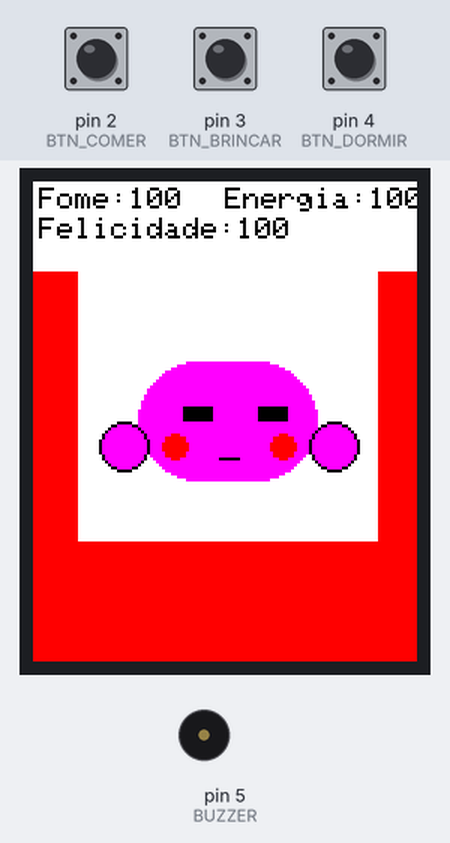
The program below on a simulated Arduino Uno, built with avr-gcc and run on an emulated ATmega328P. Shown: 128×160 colour display, buzzer (waves = sounding). The inputs (shaded band) are chosen by the test bench; at power-on: pin 3 (BTN_BRINCAR) HIGH, pin 4 (BTN_DORMIR) HIGH, pin 2 (BTN_COMER) HIGH.

Above: at 0.6 s.
1.6 s: pin 3 (BTN_BRINCAR) pulled LOW for 0.15 s
At 1.77 s:
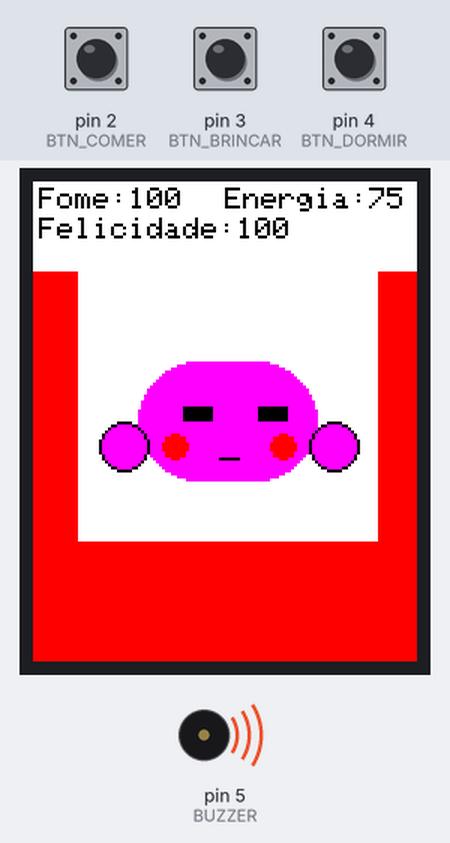
2.3 s: pin 3 (BTN_BRINCAR) pulled LOW for 1 s
At 2.91 s:
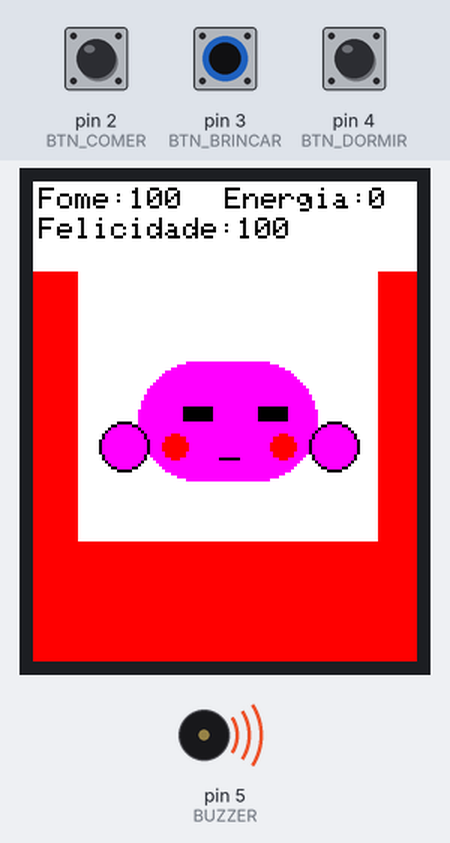
3.9 s: pin 4 (BTN_DORMIR) pulled LOW for 0.15 s
At 4.36 s:
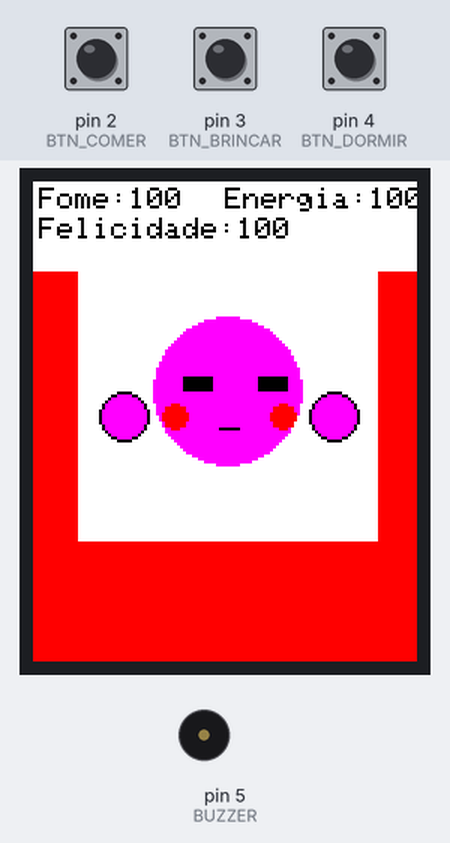
5.5 s: pin 2 (BTN_COMER) pulled LOW for 0.15 s
At 5.67 s:
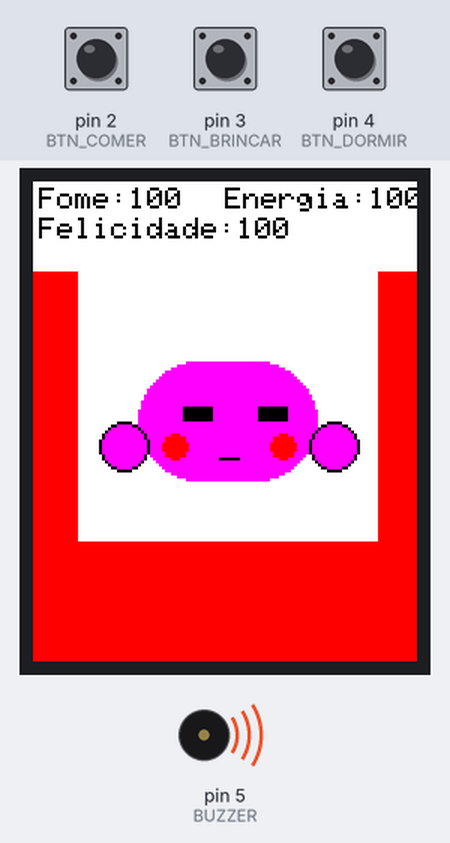
6.2 s: pin 2 (BTN_COMER) pulled LOW for 3.2 s
At 7.5 s:
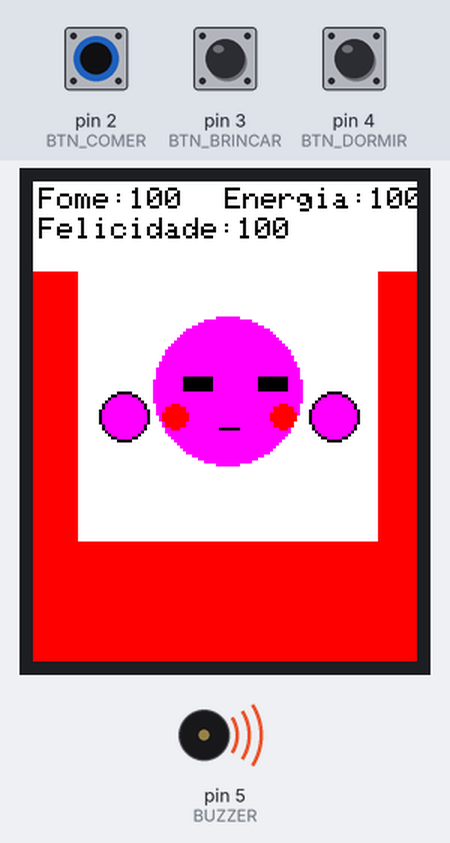
10.0 s: pin 4 (BTN_DORMIR) pulled LOW for 3.2 s
At 11.0 s:
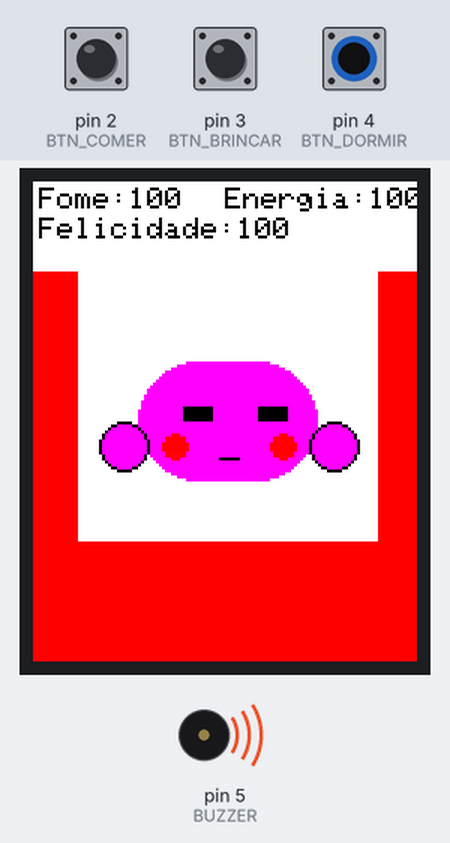
Timing chart, 0 to 14.8 s (numbered marks = the images above; inputs shaded):
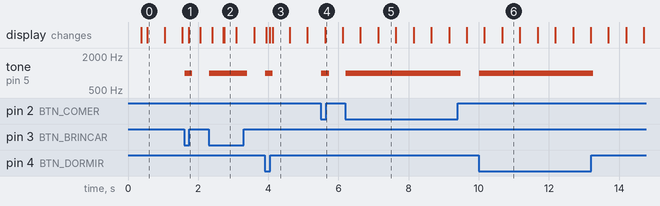

The program:

main.cpp
```cpp
#include <Arduino.h>
#include <Adafruit_GFX.h>
#include <Adafruit_ST7735.h>
#include <SPI.h>

#define TFT_CS 10
#define TFT_DC 8
#define TFT_RST 9
#define BTN_COMER 2
#define BTN_BRINCAR 3
#define BTN_DORMIR 4

#define BUZZER 5

int fome = 100;
int felicidade = 100;
int energia = 100;

unsigned long ultimoTick = 0;


Adafruit_ST7735 tft(TFT_CS, TFT_DC, TFT_RST);

void desenharBoneco(int x, int y, int largura, int altura) {

  tft.fillRoundRect(
    x - largura/2,
    y - altura/2,
    largura,
    altura,
    altura/2,
    ST77XX_MAGENTA
  );

  tft.fillRect(x-15, y-5, 10, 5, ST7735_BLACK);
  tft.fillRect(x+10, y-5, 10, 5, ST7735_BLACK);

  tft.fillCircle(x - 18, y + 8, 4, ST77XX_RED);
  tft.fillCircle(x + 18, y + 8, 4, ST77XX_RED);

  tft.drawLine(x - 3, y + 12, x + 3, y + 12, ST77XX_BLACK);


  tft.drawCircle(x - 35, y + 8, 8, ST77XX_BLACK);
  tft.fillCircle(x - 35, y + 8, 7, ST77XX_MAGENTA);

  tft.drawCircle(x + 35, y + 8, 8, ST77XX_BLACK);
  tft.fillCircle(x + 35, y + 8, 7, ST77XX_MAGENTA);
}


void setup() {
  delay(200);
  SPI.begin();

  tft.initR(INITR_BLACKTAB);


  tft.fillScreen(ST77XX_RED);

  pinMode(BTN_COMER, INPUT_PULLUP);
  pinMode(BTN_BRINCAR, INPUT_PULLUP);
  pinMode(BTN_DORMIR, INPUT_PULLUP);

  pinMode(BUZZER, OUTPUT);

  tft.setTextSize(1);
  tft.setTextWrap(false);

}

void desenharStatus() {

  tft.fillRect(0,0,128,30,ST77XX_WHITE);

  tft.setCursor(2,2);
  tft.setTextColor(ST77XX_BLACK);

  tft.print("Fome:");
  tft.print(fome);

  tft.setCursor(2,12);

  tft.print("Felicidade:");
  tft.print(felicidade);

  tft.setCursor(64,2);

  tft.print("Energia:");
  tft.print(energia);
}


int fomeAntiga = -1;
int felicidadeAntiga = -1;
int energiaAntiga = -1;


void atualizarStatus() {

  if(
    fome != fomeAntiga ||
    felicidade != felicidadeAntiga ||
    energia != energiaAntiga
  ) {

    desenharStatus();

    fomeAntiga = fome;
    felicidadeAntiga = felicidade;
    energiaAntiga = energia;
  }
}

void bip() {
  tone(BUZZER, 1000, 100);
}

boolean frame = true;

unsigned long ultimoFrame = 0;


void loop() {
  atualizarStatus();
  if(millis() - ultimoFrame > 500){

    ultimoFrame = millis();

    frame = !frame;

    tft.fillRect(15,20,100,100,ST77XX_WHITE);

    if(frame)
        desenharBoneco(65,70,50,50);
    else
        desenharBoneco(65,80,60,40);
}
  delay(20);

  if(millis() - ultimoTick > 5000){

    ultimoTick = millis();

    fome-2;

    felicidade-3;

    energia-1;

    if(fome < 0) fome = 0;
    if(felicidade < 0) felicidade = 0;
    if(energia < 0) energia = 0;
  }

  if(digitalRead(BTN_COMER) == LOW){

    fome += 10;

    if(fome > 100)
      fome = 100;

    bip();

  }

  if(digitalRead(BTN_BRINCAR) == LOW){

    felicidade += 10;

    energia -= 5;

    if(felicidade > 100)
      felicidade = 100;

    if(energia < 0)
      energia = 0;

    bip();

  }

  if(digitalRead(BTN_DORMIR) == LOW){

    energia += 20;

    if(energia > 100)
      energia = 100;

    bip();

  }
}
```

Measured:
- after the input at 1.6 s, tone on pin 5 (BUZZER): silent → 1000 Hz at once, → silent 0.21 s later; the display: changes after 0.13 s (image 1)
- after the input at 2.3 s, tone on pin 5 (BUZZER): silent → 1000 Hz at once, → silent 1.1 s later; the display: first changes after 0.10 s (image 2 shows a later state)
- after the input at 3.9 s, tone on pin 5 (BUZZER): silent → 1000 Hz at once, → silent 0.21 s later; the display: first changes after 0.05 s (image 3 shows a later state)
- after the input at 5.5 s, tone on pin 5 (BUZZER): silent → 1000 Hz at once, → silent 0.22 s later
- after the input at 6.2 s, tone on pin 5 (BUZZER): silent → 1000 Hz at once, → silent 3.3 s later
- after the input at 10.0 s, tone on pin 5 (BUZZER): silent → 1000 Hz at once, → silent 3.3 s later
- what the display in image 0 shows lasts 0.5 s, from 0.5 s to 1.0 s
